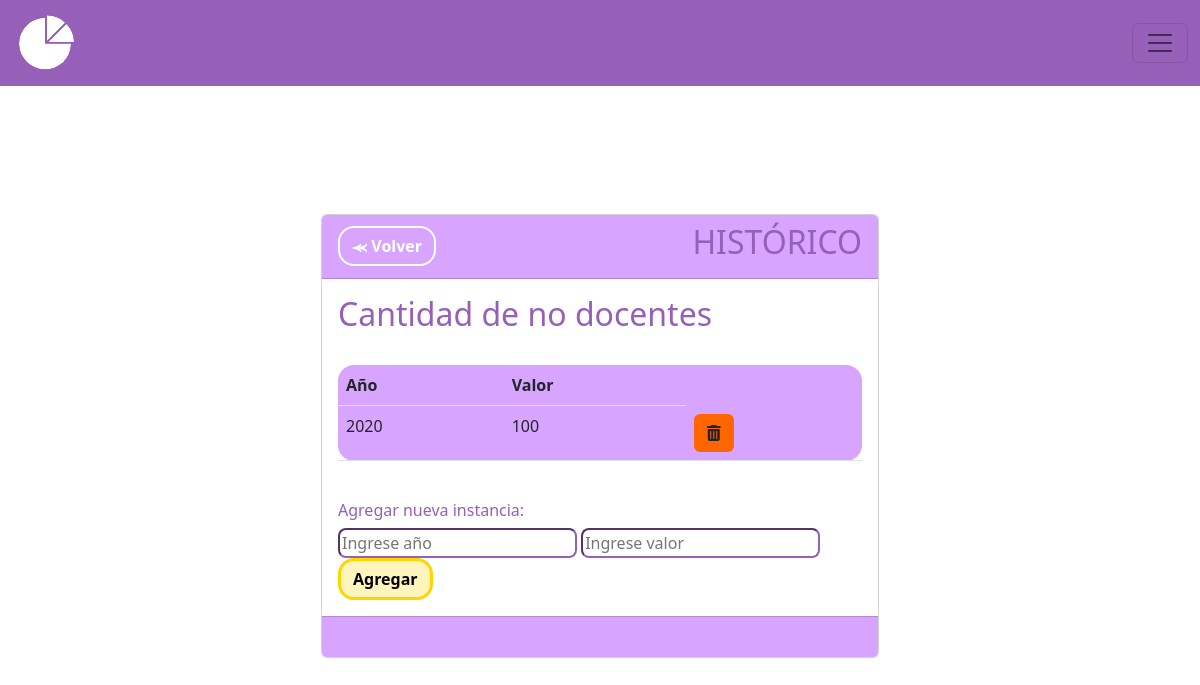
/historial-metrica/2/, run on an earlier commit of the app's database.
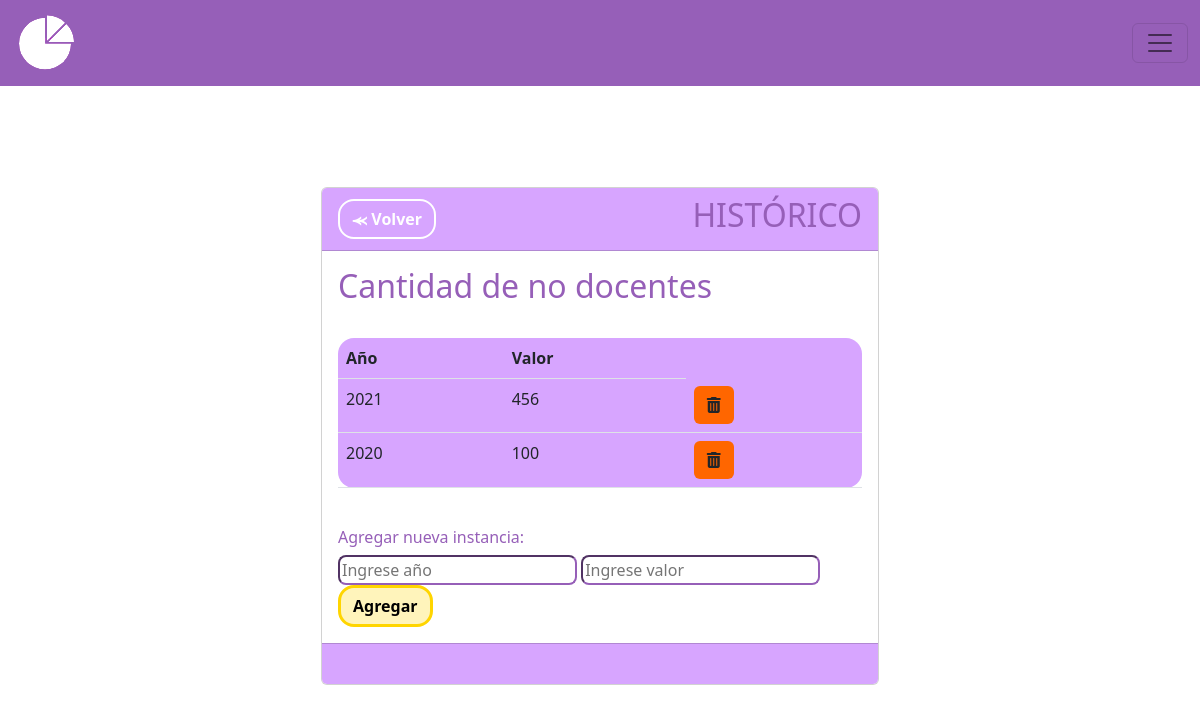
And on a later commit of the database.
### MIReApp/models.py (models this page shows, shortened)
class HistorialMetrica(models.Model):
    metrica = models.ForeignKey(Metrica, on_delete=models.CASCADE)
    año_historico = models.PositiveIntegerField()
    valor_historico = models.PositiveIntegerField(default=0)  # Agrega un valor predeterminado

### MIReApp/views.py (the view, shortened to what this page needs)
# urls.py: path('historial-metrica/<int:metrica_id>/', views.historial_metrica, name='historial_metrica'),
def historial_metrica(request, metrica_id, valor=0, año=0, band=False):
    metrica = Metrica.objects.get(id=metrica_id)
    historial = HistorialMetrica.objects.filter(metrica=metrica).order_by('-año_historico')
    if band:
        print(año)
        historial_metrica = HistorialMetrica(metrica=metrica, año_historico=año, valor_historico=valor)
        historial_metrica.save()
    else:
        return render(request, 'historial_metrica.html', {'metrica': metrica, 'historial': historial})

### MIReApp/templates/historial_metrica.html (shortened to what this page needs)
{% extends "base.html" %}
{% block contenido %}
<br>
<br>
<br>
<center>
<div class="card col-md-6" style="text-align: left;">
    <div class="card-header fw-bold" style="background-color: #D7A5FF;color: #000000;">
        <div style="display: flex; justify-content: space-between; align-items: center;">
            <span><a href="{% url 'metricas' %}" class="btn btn-secondary rounded-4 fw-bold" style="background-color: transparent; color: #ffff;border-color: #ffff;border-width: 2px;">⪻ Volver</a></span>
            <span><h2>HISTÓRICO</h2></span>
        </div>
    </div>
    <div class="card-body" >
                <body>
                    <h2>{{ metrica.titulo }}</h2>
                    <br>
                    <table class="table rounded-4" style="background-color: #D7A5FF; width: flex;">
                        <tr>
                            <th>Año</th>
                            <th>Valor</th>
                        </tr>
                        {% for item in historial %}
                            <tr>
                                <td scope="row">{{ item.año_historico }}</td>
                                <td>{{ item.valor_historico }}</td>
                                <td><a class="btn eliminar-btn" data-id="{{ item.id }}" style="background-color: #f60;" role="button"><i class="fa-solid fa-trash-can"></i></a></td>
                            </tr>
                        {% endfor %}
                    </table>
                    <br>
                    <h6>Agregar nueva instancia:</h6>
                    <form method="post">
                        <input type="number" name="nuevo_año" required class="rounded-3"  placeholder="Ingrese año" style="border-color: #965FB8;">
                        <input type="number" name="nuevo_valor" required class="rounded-3" placeholder="Ingrese valor" style="border-color: #965FB8;">
                        <button type="submit" class="btn rounded-4 fw-bold" style="background-color: #fff4bb;color: #000000;border-color: #ffd500;border-width: 3px;">Agregar</button>
                    </form>
                </body>
    </div>
    <div class="card-footer text-muted" style="background-color: #D7A5FF;">
        <br>
    </div>
</div>
<br>
</center>
{% endblock %}

What changed in the data, as far as the page shows it:
added HistorialMetrica: año_historico "2021", valor_historico "456"
